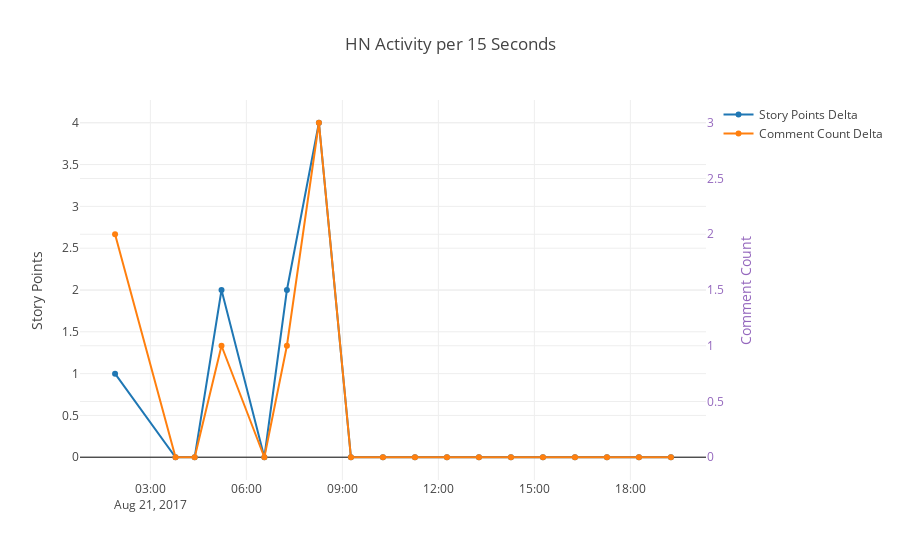

Notebook code for this chart:
### Code cell
total = df.groupby("interval_begin")
x=total['story_point_delta'].sum().index

traces = [
    go.Scatter(
        x=x,
        y=total['story_point_delta'].sum(),
        name="Story Points Delta"
    ),
    go.Scatter(
        x=x,
        y=total['comment_count_delta'].sum(),
        yaxis="y2",
        name="Comment Count Delta"
    )
]
layout = go.Layout(
    title='HN Activity per 15 Seconds',
    yaxis=dict(
        title='Story Points'
    ),
    yaxis2=dict(
        title='Comment Count',
        titlefont=dict(
            color='rgb(148, 103, 189)'
        ),
        tickfont=dict(
            color='rgb(148, 103, 189)'
        ),
        overlaying='y',
        side='right'
    )
)
fig = go.Figure(data=traces, layout=layout)
py.iplot(fig)

### Figure 1 — Plotly figure (JSON) as saved in the notebook; plotly's stock layout.template omitted (floating-point values rounded to 4 significant figures)
{"data": [{"name": "Story Points Delta", "type": "scatter", "x": ["2017-08-21 01:53:47.771000", "2017-08-21 03:47:09.760000", "2017-08-21 04:23:05.747000", "2017-08-21 05:13:23.647000", "2017-08-21 06:33:42.454000", "2017-08-21 07:16:00.662000", "2017-08-21 08:16:00.805000", "2017-08-21 09:16:02.058000", "2017-08-21 10:16:01.554000", "2017-08-21 11:16:01.406000", "2017-08-21 12:16:00.363000", "2017-08-21 13:16:01.882000", "2017-08-21 14:16:02.426000", "2017-08-21 15:16:02.150000", "2017-08-21 16:16:02.700000", "2017-08-21 17:16:02.301000", "2017-08-21 18:16:02.907000", "2017-08-21 19:16:02.589000"], "y": [1, 0, 0, 2, 0, 2, 4, 0, 0, 0, 0, 0, 0, 0, 0, 0, 0, 0]}, {"name": "Comment Count Delta", "type": "scatter", "x": ["2017-08-21 01:53:47.771000", "2017-08-21 03:47:09.760000", "2017-08-21 04:23:05.747000", "2017-08-21 05:13:23.647000", "2017-08-21 06:33:42.454000", "2017-08-21 07:16:00.662000", "2017-08-21 08:16:00.805000", "2017-08-21 09:16:02.058000", "2017-08-21 10:16:01.554000", "2017-08-21 11:16:01.406000", "2017-08-21 12:16:00.363000", "2017-08-21 13:16:01.882000", "2017-08-21 14:16:02.426000", "2017-08-21 15:16:02.150000", "2017-08-21 16:16:02.700000", "2017-08-21 17:16:02.301000", "2017-08-21 18:16:02.907000", "2017-08-21 19:16:02.589000"], "y": [2, 0, 0, 1, 0, 1, 3, 0, 0, 0, 0, 0, 0, 0, 0, 0, 0, 0], "yaxis": "y2"}], "layout": {"title": "HN Activity per 15 Seconds", "yaxis": {"title": "Story Points"}, "yaxis2": {"overlaying": "y", "side": "right", "tickfont": {"color": "rgb(148, 103, 189)"}, "title": "Comment Count", "titlefont": {"color": "rgb(148, 103, 189)"}}}}
